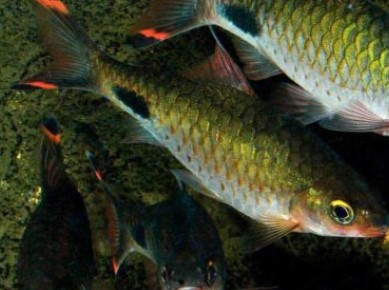
#> input picture FishApp.PythonModel/FishImgDataset/test/Black Spotted Barb/Picture136.jpg, 389 x 290 px; its folder holds only this picture in this run
$ python -i toolsMenuFunc.py   (imports and definitions only)   (older library calls are emulated)
#> lines starting #> are read from the running program, lines starting #| are printed output that depends on the picture; after the words box and inside, x2 and y2 are one past the last pixel; in counts of white or black regions, pixels touching at a corner belong together
#> further down, picture is the input picture: shape (290, 389, 3); mean B, G, R 39.7, 60.5, 57.5
import cv2
import numpy as np

current_zoom = 1.0

# [31 lines left out: functions grayscale_image_func, gaussian_blur_func, sobel_func, not called in this run]


def binary_filter_func(image):
    gray = cv2.cvtColor(image, cv2.COLOR_BGR2GRAY)
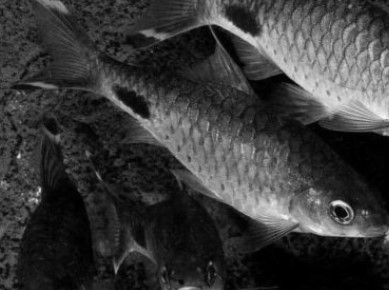
#> gray: shape (290, 389); min 0, max 251, mean 57.3

    if gray.dtype != "uint8":
        gray = cv2.normalize(gray, None, 0, 255, cv2.NORM_MINMAX).astype("uint8")

    # optional / can improve quality
    gray_blur = cv2.GaussianBlur(gray, (5, 5), 0)

    binary = cv2.adaptiveThreshold(
        gray_blur, 255,
        cv2.ADAPTIVE_THRESH_GAUSSIAN_C,
        cv2.THRESH_BINARY,
        # For finer detail: lower blockSize (must be odd), For smoother global effect: increase it
        # for C: if too bright of dark, increase or reduce
        21, 5
    )
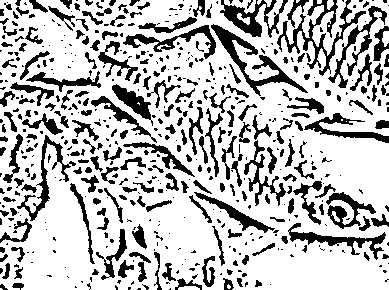
#> binary: shape (290, 389); 74.2% white; 549 black regions (324 under 20 px), largest, box (x1, y1, x2, y2) and area: (277, 0, 366, 76) 1446, (211, 24, 308, 96) 1288, (220, 0, 288, 38) 988

    binary_bgr = cv2.cvtColor(binary, cv2.COLOR_GRAY2BGR)
    image[:] = binary_bgr
    return image


# [10 lines left out: function textbox_func, not called in this run]


def color_picker_func(image, x1: int, y1: int):
    b, g, r = image[y1, x1]
    return int(r), int(g), int(b)


# [16 lines left out: functions zoom_in_func, zoom_out_func, not called in this run]

>>> import cv2
>>> picture = cv2.imread('../../FishApp.PythonModel/FishImgDataset/test/Black Spotted Barb/Picture136.jpg')
>>> result = binary_filter_func(picture)

$ run again, on FishApp.PythonModel/FishImgDataset/test/Black Spotted Barb/Picture23.jpg
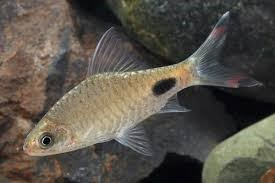
#> input picture FishApp.PythonModel/FishImgDataset/test/Black Spotted Barb/Picture23.jpg, 275 x 183 px
#> picture is the input picture: shape (183, 275, 3); mean B, G, R 73.3, 82, 87.7
#> in binary_filter_func, `gray = cv2.cvtColor(image, cv2.COLOR_BGR2GRAY)`:
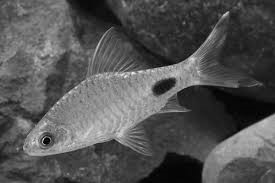
#> gray: shape (183, 275); min 0, max 241, mean 82.7
#> in binary_filter_func, `binary = cv2.adaptiveThreshold( gray_blur, 255, cv2.ADAPTIVE_THRESH_GA..`:
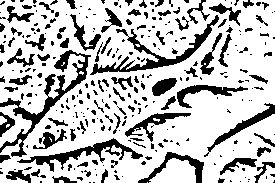
#> binary: shape (183, 275); 74.8% white; 293 black regions (207 under 20 px), largest, box (x1, y1, x2, y2) and area: (0, 50, 91, 157) 1531, (90, 15, 219, 75) 1202, (17, 138, 143, 172) 942

$ run again, on FishApp.PythonModel/FishImgDataset/test/Black Spotted Barb/Picture7.jpg
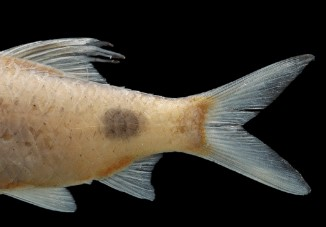
#> input picture FishApp.PythonModel/FishImgDataset/test/Black Spotted Barb/Picture7.jpg, 326 x 227 px
#> picture is the input picture: shape (227, 326, 3); mean B, G, R 47, 55.8, 61
#> in binary_filter_func, `gray_blur = cv2.GaussianBlur(gray, (5, 5), 0)`:
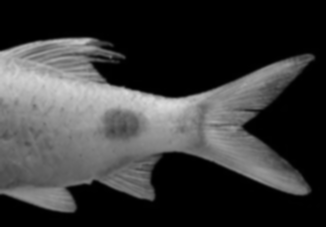
#> gray_blur: shape (227, 326); min 0, max 221, mean 56.4
#> in binary_filter_func, `binary = cv2.adaptiveThreshold( gray_blur, 255, cv2.ADAPTIVE_THRESH_GA..`:
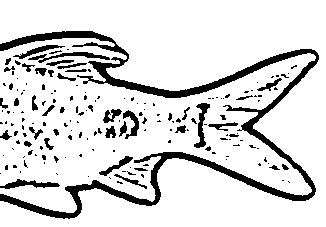
#> binary: shape (227, 326); 85.7% white; 172 black regions (129 under 20 px), largest, box (x1, y1, x2, y2) and area: (0, 31, 319, 219) 6615, (28, 52, 110, 63) 286, (194, 103, 210, 148) 283
